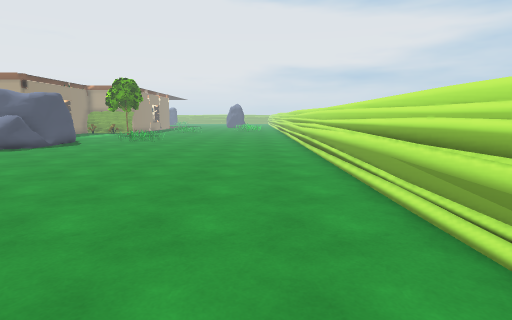
view 1 (above)

18 first-person views from a walk through a 3-D level made in the Unity game engine. The camera is 1.5 m above the floor, tilts 8° down and sees 80° across. Doors are open. The floor is counted in squares, 1 m on a side. Each view is taken from the middle of a square. On the plan, view 1 faces up. The plan holds only what a view shows up to about 15 squares ahead; the rest is blank. The place goes on beyond the plan. The player is left out. Some surface patterns are stand-ins.

view 2
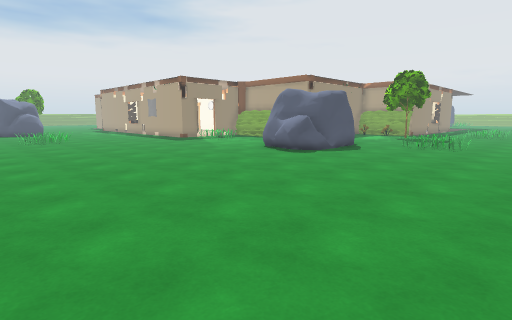

view 3
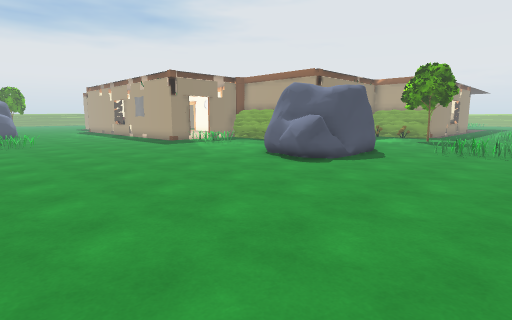

view 4
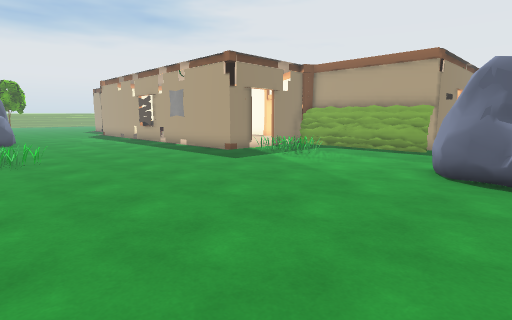

view 5
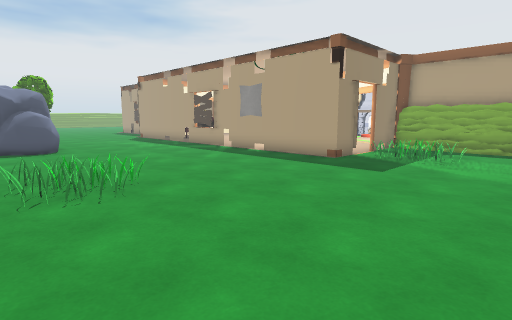

view 6
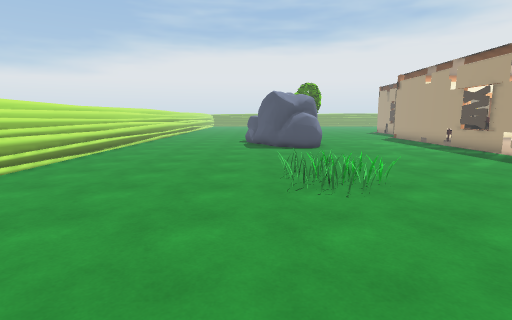

view 7
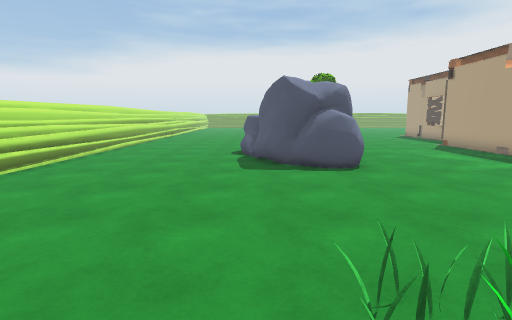

view 8
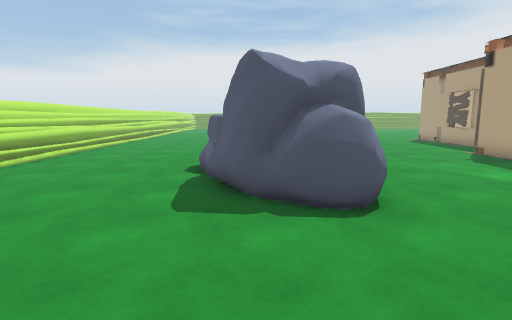

view 9
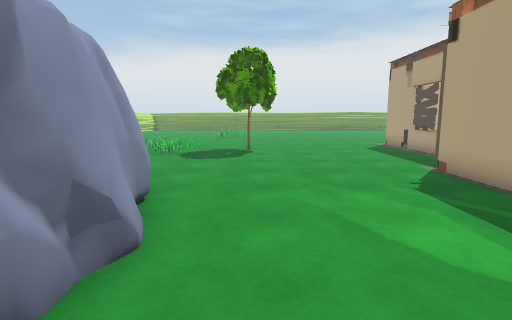

view 10
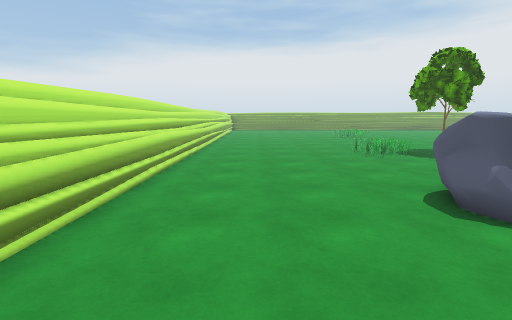

view 11
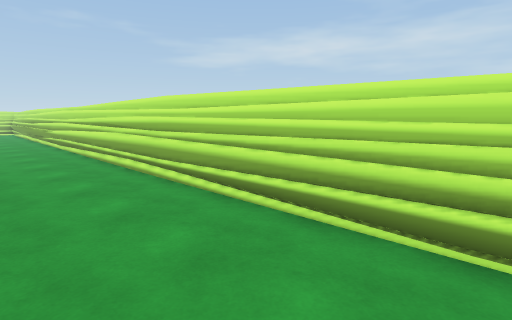

view 12
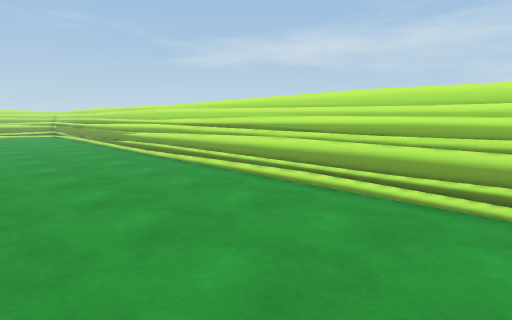

view 13
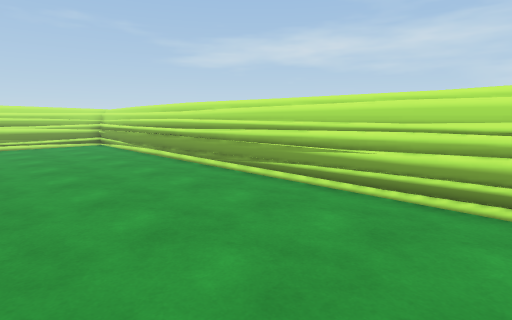

view 14
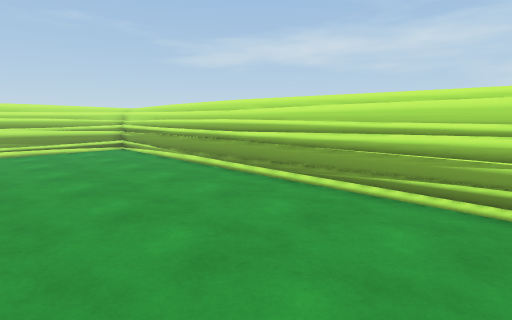

view 15
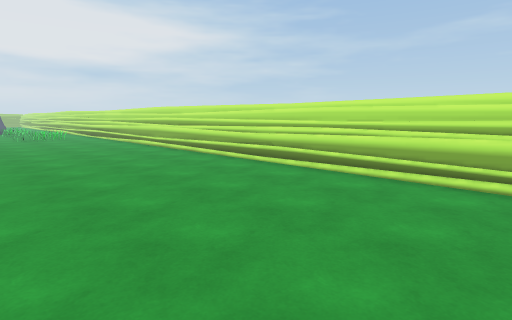

view 16
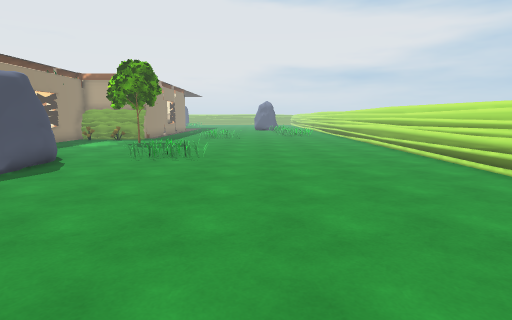

view 17
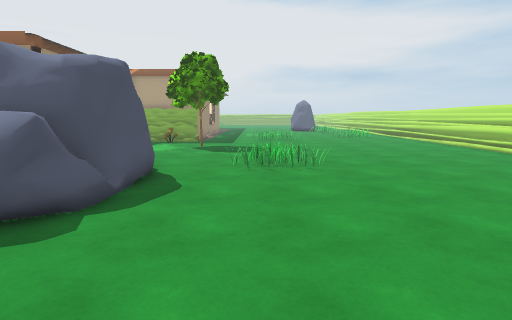

view 18
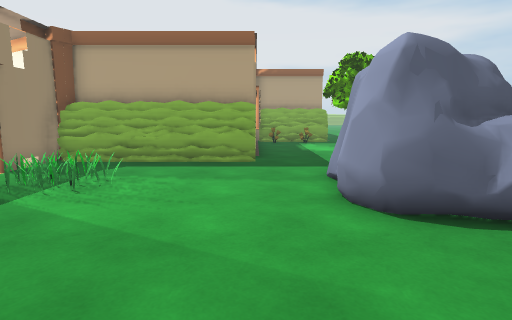

### Floor plan
Key: @ floor where view 1 was taken; # wall or solid block; . floor; D open door; R rock; P pillar; H hedge; B barricade; T tree; O other object.
Columns run from 44 left of view 1 to 3 right of it. Each row starts with its distance up from view 1.
 23                             #..................#
 22                             P..................#
 21                     .#HHHHHHH..................#
 20                     .#HHHHHHH..  ....O.........#
 19                     .#.........  R..OO.........#
 18                      D.O......RR R.............#
 17 B#                   D.OO.....RRRR.............#
 16 ....#  ..    ..      D........RRRR.............#
 15 ....PP####  #########P........RRRR.............#
 14 ........... ...................RRR.............#
 13 ...............................................#
 12 ...............................................#
 11 ...............................................#
 10 ...............................................#
  9 T..............................................#
  8 .......RRRRRR.......O..........................#
  7 O.....  RRRRR........O.........................#
  6 OO....    RR.......O...........................#
  5 .......RRRR....................................#
  4 ...............................................#
  3 ...............................................#
  2 ...............................................#
  1 ...............................................#
  0 ............................................@..#
 -1 ...............................................#
 -2 ################################################

Positions as (right, up) in squares from view 1, and headings:
1: (0, 0), facing up
2: (-3, 3), facing up-left
3: (-5, 5), facing up-left
4: (-12, 6), facing up-left
5: (-17, 5), facing up-left
6: (-17, 5), facing left
7: (-23, 5), facing left
8: (-27, 6), facing left
9: (-31, 10), facing left
10: (-31, 1), facing left
11: (-30, 2), facing down-right
12: (-25, 4), facing down-right
13: (-15, 4), facing down-right
14: (-12, 4), facing down-right
15: (-5, 9), facing up-right
16: (-4, 8), facing up
17: (-8, 10), facing up
18: (-16, 10), facing up
